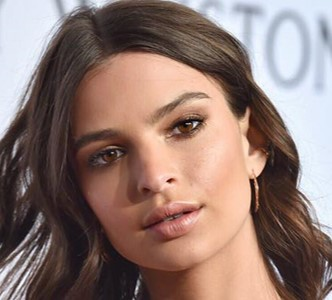
#> input picture 221206/face.jpg, 332 x 300 px
$ python '과제.py'
#> lines starting #> are read from the running program, lines starting #| are printed output that depends on the picture; after the words box and inside, x2 and y2 are one past the last pixel; in counts of white or black regions, pixels touching at a corner belong together
import cv2
import numpy as np

# 1. 얼굴 및 눈 감지 위해 OpenCV Hear 캐스케이드 구성
face_cascade = cv2.CascadeClassifier('haarcascade_frontalface_default.xml')
eye_cascade = cv2.CascadeClassifier('haarcascade_eye.xml')

# 2. 얼굴이미지 데이터읽기
img = cv2.imread('face.jpg')
#> img is the input picture: shape (300, 332, 3); mean B, G, R 113.2, 120.1, 143.5
cv2.imshow('image show', img)
cv2.waitKey(0)

# 2.2 얼굴이미지 바운딩박스 _ 그레이스케일 only
gray = cv2.cvtColor(img, cv2.COLOR_BGR2GRAY)
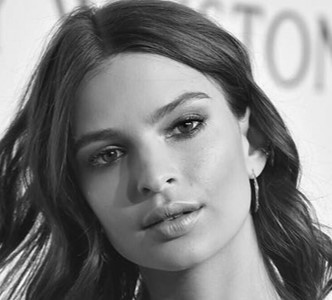
#> gray: shape (300, 332); min 4, max 254, mean 126.3

faces = face_cascade.detectMultiScale(gray, 1.1, 4)
#> faces = [[45, 52, 219, 219]]
# detectMultiScale : 바운딩박스 좌표 획득 가능

for(x,y,w,h) in faces:
    cv2.rectangle(img, (x,y), (x+w, y+h), (0,255,0), 3)
#> this loop made 1 pass
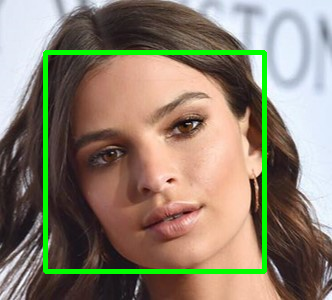
#> img: shape (300, 332, 3); 4.39% of pixels changed, all inside (x1, y1, x2, y2) = (43, 50, 267, 274)

cv2.imshow('face', img)
cv2.waitKey(0)

# 3. 눈 감지 : 사각형안에 위치할 두개의 관심영역 만들기
# roi = 관심영역
# face 전체에서 관심영역만 빼옴

# creating 2 regions of interest
roi_gray = gray[y:y+h, x:x+w] #이뒤에 .copy[] 해주지 않으면 원본이미지에 영향을 끼침
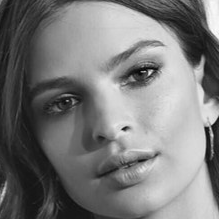
#> roi_gray: shape (219, 219); min 4, max 254, mean 121.7
roi_color = img[y:y+h, x:x+w]

# creating variable eyes
eyes = eye_cascade.detectMultiScale(roi_gray, 1.1, 4)
#> eyes = [[41, 82, 45, 45], [112, 48, 52, 52]]
index= 0

# creating for loop in order to divide one eye from another
# 첫번째눈과 두번째눈의 좌표를 각각 eye_1변수와 eye_2변수에 저장
for(ex, ey, ew, eh) in eyes:
    if index == 0:
        eye_1 = (ex, ey, ew, eh)
    elif index ==1:
        eye_2 = (ex, ey, ew, eh)

# Drawing rectangles around the eyes
    cv2.rectangle(roi_color, (ex, ey), (ex + ew, ey + eh), (0,0,255), 3)
    index = index + 1
#> this loop made 2 passes
#> (ex, ey, ew, eh, index) on passes 1 to 2: (41, 82, 45, 45, 1), (112, 48, 52, 52, 2)
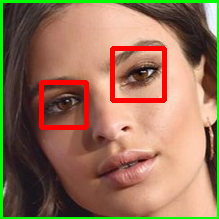
#> roi_color: shape (219, 219, 3); mean B, G, R 88.6, 114.7, 149.7
#> after the loop, index = 2

cv2.imshow('face', img)
cv2.waitKey(0)


# 4. left_eye , right_ eye
if eye_1[0] < eye_2[0]:
    left_eye = eye_1
#> left_eye = (41, 82, 45, 45)
    right_eye = eye_2
#> right_eye = (112, 48, 52, 52)
else:
    left_eye = eye_2
    right_eye = eye_1


# 5. 두 눈의 중심점 사이에 선 긋기, 그전에 직사각형 중심점 좌표 계산하기
# calculating coordinates of a central points of the rectangles
left_eye_center = (int(left_eye[0] + (left_eye[2] / 2)), int(left_eye[1] + (left_eye[3] / 2)))
#> left_eye_center = (63, 104)
left_eye_x = left_eye_center[0]
#> left_eye_x = 63
left_eye_y = left_eye_center[1]
#> left_eye_y = 104
# 인덱스 0 : x좌표
# 인덱스 1 : y좌표
# 인덱스 2 : 사각형의 너비

right_eye_center = (int(right_eye[0] + (right_eye[2] / 2)), int(right_eye[1] + (right_eye[3] / 2)))
#> right_eye_center = (138, 74)
right_eye_x = right_eye_center[0]
#> right_eye_x = 138
right_eye_y = right_eye_center[1]
#> right_eye_y = 74

cv2.circle(roi_color, left_eye_center, 5, (255, 0, 0), -1)
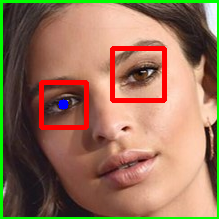
#> roi_color: shape (219, 219, 3); 0.17% of pixels changed, all inside (x1, y1, x2, y2) = (58, 99, 69, 110)
cv2.circle(roi_color, right_eye_center, 5, (255, 0, 0), -1)
cv2.line(roi_color, right_eye_center, left_eye_center, (0, 200, 200), 3)

cv2.imshow('face', img)
cv2.waitKey(0)


# 6. 수평선 그리고 그 선과 눈의 두 중심점을 연결하는 선 사이의 각도 계산
# # 최종목적 : 각도를 기준으로 이미지 회전시키는것
# 7. 왼쪽눈 y 좌표가 오른쪽는 y좌표보다 크면 이미지를 시계방향으로 회전한다. 반대는 반시계방향
if left_eye_y > right_eye_y:
    A = (right_eye_x, left_eye_y)
#> A = (138, 104)
    direction = -1  # -1 = image will rotate in the clockwise direction
else:
    A = (left_eye_x, right_eye_y)
    direction = 1  # 1 = image will rotate in the clockwise direction

cv2.circle(roi_color, A, 5, (255, 0, 0), -1)

cv2.line(roi_color, right_eye_center, left_eye_center, (0, 200, 200), 3)
cv2.line(roi_color, left_eye_center, A, (0, 200, 200), 3)
cv2.line(roi_color, right_eye_center, A, (0, 200, 200), 3)

cv2.imshow('face', img)
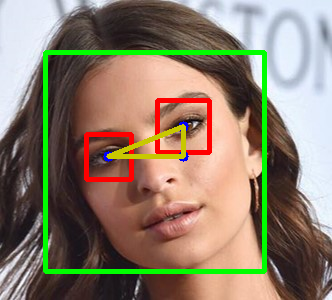
#> window 'face': shape (300, 332, 3); mean B, G, R 107.5, 126.3, 141
cv2.waitKey(0)


# 각도 계산 : 직각삼각형의 두변의 길이 찾아야함
# np.arctan 함수는 라디안단위로 각도를 반환한다
# 유의결과를 각도로 변환하려면 : 각도 |(|theta |) * 180 / |(|pi|)
delta_x = right_eye_x - left_eye_x
#> delta_x = 75
delta_y = right_eye_y - left_eye_x
#> delta_y = 11
angle= np.arctan(delta_y / delta_x)
#> angle = 0.146
angle = (angle * 180) / np.pi
#> angle = 8.34


# 8. 이미지를 각도 \theta 만큼 회전할수있음
h, w = img.shape[:2]
#> h = 300; w = 332

center = (w // 2, h // 2)
#> center = (166, 150)

M = cv2.getRotationMatrix2D(center, (angle), 1.0)
#> M = [[0.989, 0.145, -20.01], [-0.145, 0.989, 25.68]]

rotated = cv2.warpAffine(img, M, (w, h))
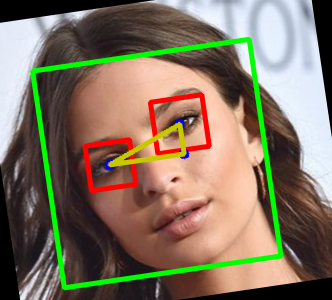
#> rotated: shape (300, 332, 3); mean B, G, R 96.8, 116, 130.6
cv2.imshow('face', rotated)
cv2.waitKey(0)


# 9. 이미지 크기 조정 : 눈 사이의 거리를 참조프레임으로 사용
dist_1 = np.sqrt((delta_x * delta_x) + (delta_y * delta_y))
#> dist_1 = 75.8
#> (the run stopped early here; a loop or call above may not have finished)
